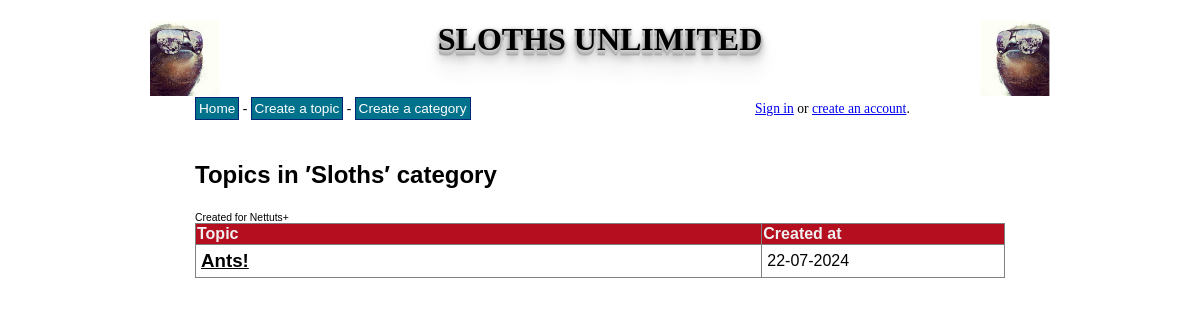
The page /web_files/forum/category.php?id=1 on the database its author committed.
### tables this page shows
CREATE TABLE `categories` (
  `cat_id` int(8) NOT NULL AUTO_INCREMENT,
  `cat_name` varchar(255) NOT NULL,
  `cat_description` varchar(255) NOT NULL,
  PRIMARY KEY (`cat_id`),
  UNIQUE KEY `cat_name_unique` (`cat_name`)
);

CREATE TABLE `topics` (
  `topic_id` int(8) NOT NULL AUTO_INCREMENT,
  `topic_subject` varchar(255) NOT NULL,
  `topic_date` datetime NOT NULL,
  `topic_cat` int(8) NOT NULL,
  `topic_by` int(8) NOT NULL,
  PRIMARY KEY (`topic_id`),
  KEY `topic_cat` (`topic_cat`),
  KEY `topic_by` (`topic_by`),
  CONSTRAINT `topics_ibfk_1` FOREIGN KEY (`topic_cat`) REFERENCES `categories` (`cat_id`) ON DELETE CASCADE ON UPDATE CASCADE,
  CONSTRAINT `topics_ibfk_2` FOREIGN KEY (`topic_by`) REFERENCES `users` (`user_id`) ON UPDATE CASCADE
);

### web_files/forum/category.php (the view)
<?php
include 'connect.php';
include 'header.php';
$sql = "SELECT
            cat_id,
            cat_name,
            cat_description
        FROM
            categories
        WHERE
            cat_id = " . mysqli_real_escape_string($link, $_GET['id']);
$result = mysqli_query($link, $sql);
if(!$result)
{
    echo 'The category could not be displayed, please try again later.' . mysqli_error($link);
}
else
{
    if(mysqli_num_rows($result) == 0)
    {
        echo 'This category does not exist.';
    }
    else
    {
        while($row = mysqli_fetch_assoc($result))
        {
            echo '<h2>Topics in ′' . $row['cat_name'] . '′ category</h2>';
        }
        $sql = "SELECT
                    topic_id,
                    topic_subject,
                    topic_date,
                    topic_cat
                FROM
                    topics
                WHERE
                    topic_cat = " . mysqli_real_escape_string($link, $_GET['id']) . " ORDER BY topic_date DESC";
        $result = mysqli_query($link, $sql);
        if(!$result)
        {
            echo 'The topics could not be displayed, please try again later.';
        }
        else
        {
            if(mysqli_num_rows($result) == 0)
            {
                echo 'There are no topics in this category yet.';
            }
            else
            {
                echo '<table border="1">
                      <tr>
                        <th>Topic</th>
                        <th>Created at</th>
                      </tr>';
                while($row = mysqli_fetch_assoc($result))
                {
                    echo '<tr>';
                        echo '<td class="leftpart">';
                            echo '<h3><a href="topic.php?id=' . $row['topic_id'] . '">' . $row['topic_subject'] . '</a><h3>';
                        echo '</td>';
                        echo '<td class="rightpart">';
                            echo date('d-m-Y', strtotime($row['topic_date']));
                        echo '</td>';
                    echo '</tr>';
                }
            }
        }
    }
}
include 'footer.php';
?>

### web_files/forum/style.css (style rules this page uses)
html { height: 100%; }
body { background-color: 0; text-align: center; height: 100%; }
table { border-collapse: collapse; width: 100%; }
table a { color: #000; }
th { background-color: #B40E1F; color: #F0F0F0; }
td { padding: 5px; }
h3 { margin: 0; padding: 0; }
.leftpart { width: 70%; }
.rightpart { width: 30%; }

### rows shown on the page
categories: cat_name "Sloths"
topics: topic_subject "Ants!", topic_date "22-07-2024"
